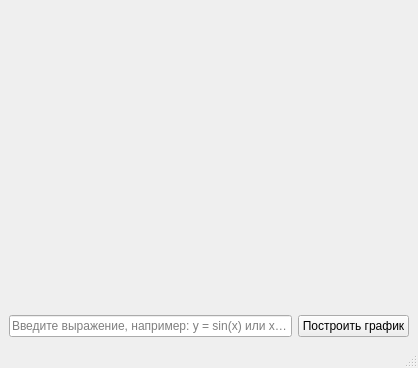
<?xml version="1.0" encoding="UTF-8"?>
<ui version="4.0">
 <class>MainWindow</class>
 <widget class="QMainWindow" name="MainWindow">
  <property name="windowTitle">
   <string>Graph Plotter</string>
  </property>
  <widget class="QWidget" name="centralwidget">
   <layout class="QVBoxLayout" name="verticalLayout">
    <!-- Контейнер для графика -->
    <item>
     <widget class="QWidget" name="graphContainer">
      <property name="minimumSize">
       <size>
        <width>400</width>
        <height>300</height>
       </size>
      </property>
      <layout class="QVBoxLayout" name="graphLayout"/>
     </widget>
    </item>
    <!-- Панель ввода снизу -->
    <item>
     <layout class="QHBoxLayout" name="inputLayout">
      <item>
       <widget class="QLineEdit" name="lineEdit">
        <property name="placeholderText">
         <string>Введите выражение, например: y = sin(x) или x = y^2</string>
        </property>
       </widget>
      </item>
      <item>
       <widget class="QPushButton" name="pushButton">
        <property name="text">
         <string>Построить график</string>
        </property>
       </widget>
      </item>
     </layout>
    </item>
   </layout>
  </widget>
  <widget class="QMenuBar" name="menubar"/>
  <widget class="QStatusBar" name="statusbar"/>
 </widget>

 <!-- ВАЖНО: <resources/> и <connections/> идут после закрывающего тега <widget> -->
 <resources/>
 <connections>
  <connection sender="pushButton" signal="clicked()" receiver="MainWindow" slot="on_pushButton_clicked()"/>
 </connections>

 <!-- Если есть custom widgets -->
 <customwidgets/>
</ui>
